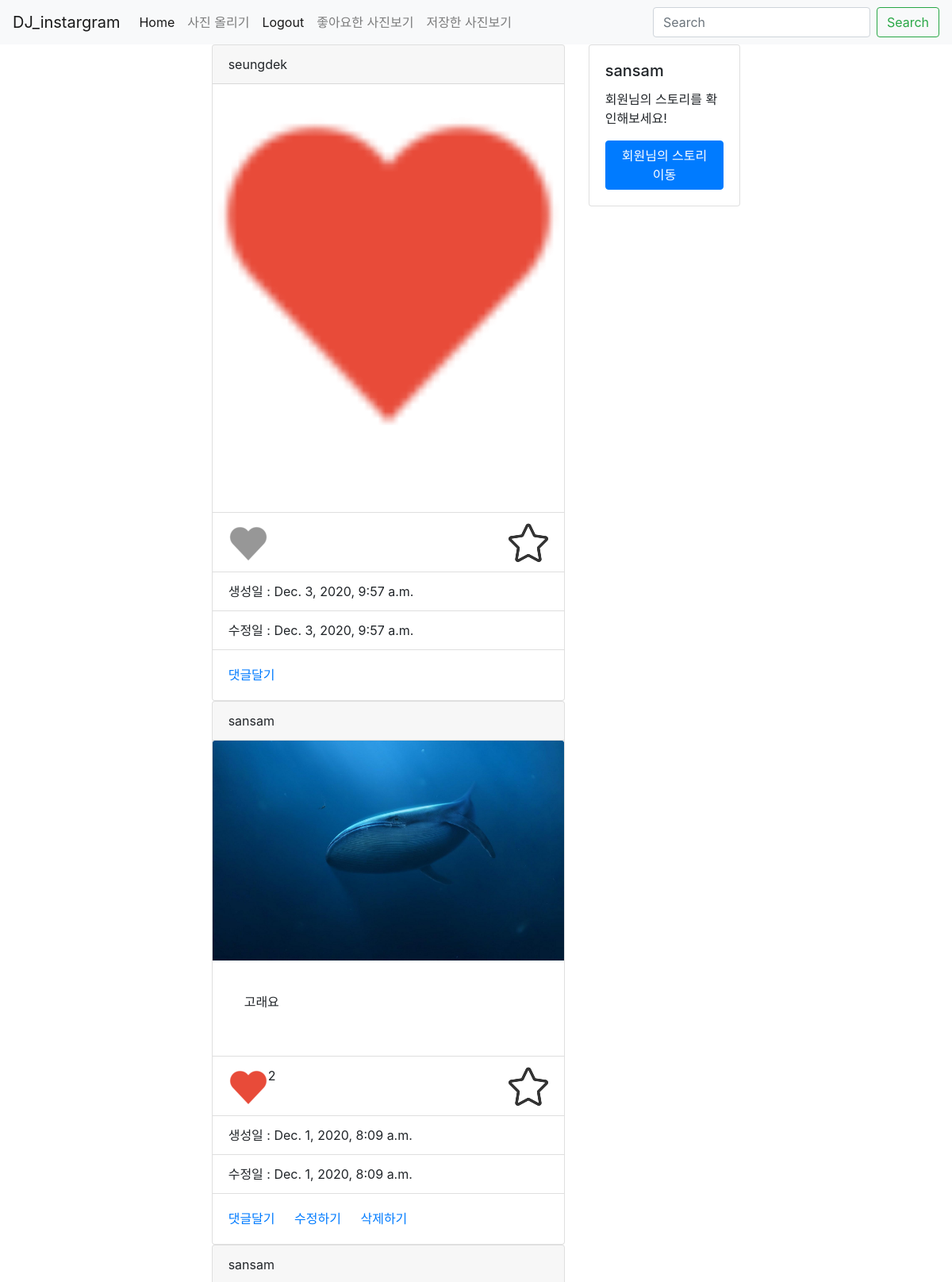
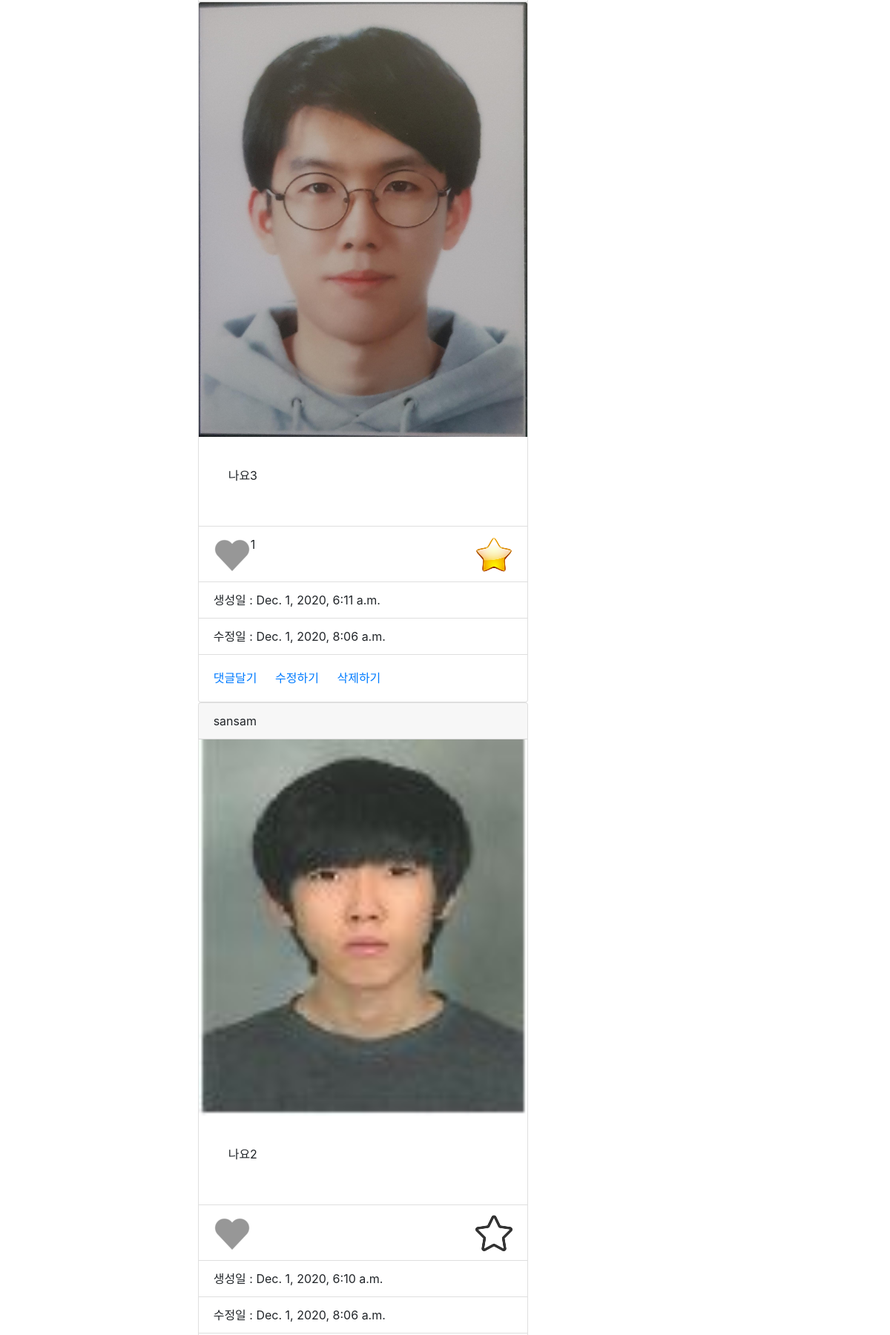
The app's page / (signed in, upper part) with its own data (2 pictures, top to bottom).
### photo/models.py (models this page shows, shortened)
class Photo(models.Model):
    author = models.ForeignKey(User, on_delete=models.CASCADE,related_name='user')
    text=models.TextField(blank=True)
    image=models.ImageField(upload_to='imeline_photo/%Y/%m/%d')
    created=models.DateTimeField(auto_now_add=True)
    updated=models.DateTimeField(auto_now=True)
    like=models.ManyToManyField(User,related_name='like_post',blank=True)
    favorite=models.ManyToManyField(User,related_name='favorite_post',blank=True)
    class Meta:
        ordering=['-created']

### photo/views.py (the view)
# urls.py: path("",PhotoList.as_view(),name='index'),
class PhotoList(ListView):
    model = Photo
    template_name_suffix='_list'

### photo/templates/photo/photo_list.html (shortened to what this page needs)
{% extends 'base.html' %}
{% block content %}
<div class="container">
    <div class="row">
        <div class="col"></div>
        <div class="col-5">
            {% for object in object_list %}
            <div class="card">
                <div class="card-header">
                    {{object.author}}
                </div>
                <img src="{{ object.image.url}}" class="card-img-top" alt="...">
                <div class="card-body">
                    <p class="card-body">{{ object.text }}</p>
                </div>
                <ul class="list-group list-group-flush">
                    <li class="list-group-item">
                        <a href="{% url 'photo:like' object.id %}" class="float-left btn-like {% if user in object.like.all %} active {% endif %}">좋아요!</a>
                        {% if object.like.all.count %}
                        <span class="float-left">
                            {{object.like.all.count}}
                        </span>
                        {% endif %}
                         <a href="{% url 'photo:favorite' object.id %}" class="float-right btn-favorite {% if user in object.favorite.all %} active {% endif %}">저장하기!</a>
                    </li>
                    <li class="list-group-item">생성일 : {{ object.created }}</li>
                    <li class="list-group-item">수정일 : {{ object.updated }}</li>
                </ul>
                <div class="card-body">
                    <a href="{% url 'photo:detail' object.id %}" class="card-link">댓글달기</a>
                    {% if user == object.author %}
                    <a href="{% url 'photo:update' object.id %}" class="card-link">수정하기</a>
                    <a href="{% url 'photo:delete' object.id %}" class="card-link">삭제하기</a>
                    {% endif %}
                </div>
            </div>
            {% endfor %}
        </div>
        <div class="col">
            {% load static %}
            <div class="card" style="">
                <div class="card-body">
                    <h5 class="card-title">{{user.username}}</h5>
                    <p class="card-text">회원님의 스토리를 확인해보세요!</p>
                    {% if user.is_authenticated %}
                    <a href="{% url 'photo:mylist' %}" class="btn btn-primary">회원님의 스토리 이동</a>
                    {% else %}
                    <a href="{% url 'accounts:login' %}" class="btn btn-primary">로그인을 먼저 해주세요!<span class="sr-only">(current)</span></a>
                    {% endif %}
                </div>
            </div>
        </div>
        <div class="col"></div>
    </div>
</div>
{% endblock %}

### records on screen
Photo: author "seungdek", image (picture), created "Dec. 3, 2020, 9:57 a.m.", updated "Dec. 3, 2020, 9:57 a.m."
Photo: author "sansam", image (picture), text "고래요", like.all.count "2", created "Dec. 1, 2020, 8:09 a.m.", updated "Dec. 1, 2020, 8:09 a.m.", shows "수정하기"
Photo: author "sansam", image (picture), text "나요3", like.all.count "1", created "Dec. 1, 2020, 6:11 a.m.", updated "Dec. 1, 2020, 8:06 a.m.", shows "수정하기"
Photo: author "sansam", image (picture), text "나요2", created "Dec. 1, 2020, 6:10 a.m.", updated "Dec. 1, 2020, 8:06 a.m."

### other values on screen
{{ user.username }} "sansam"
